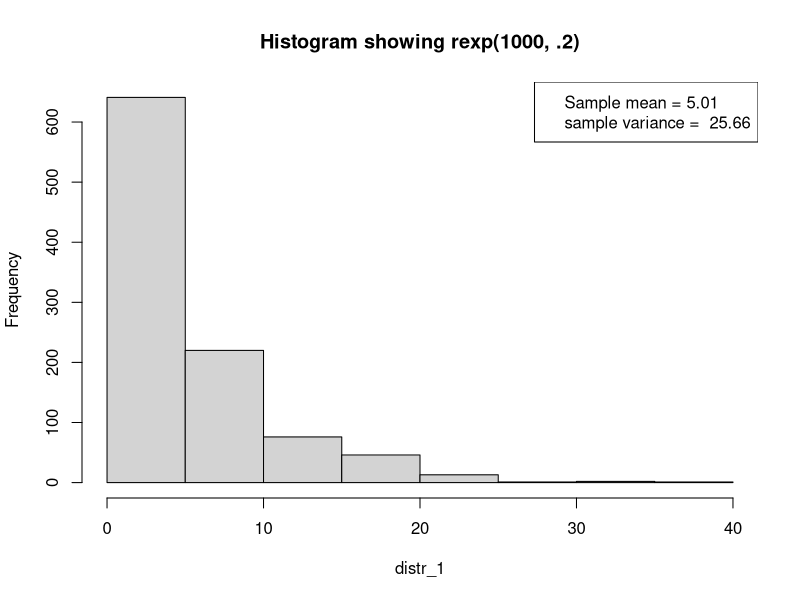
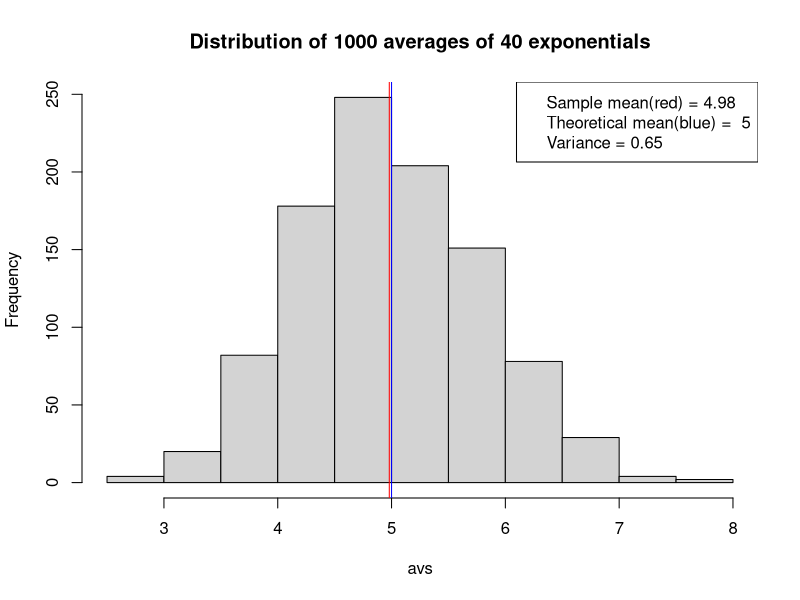
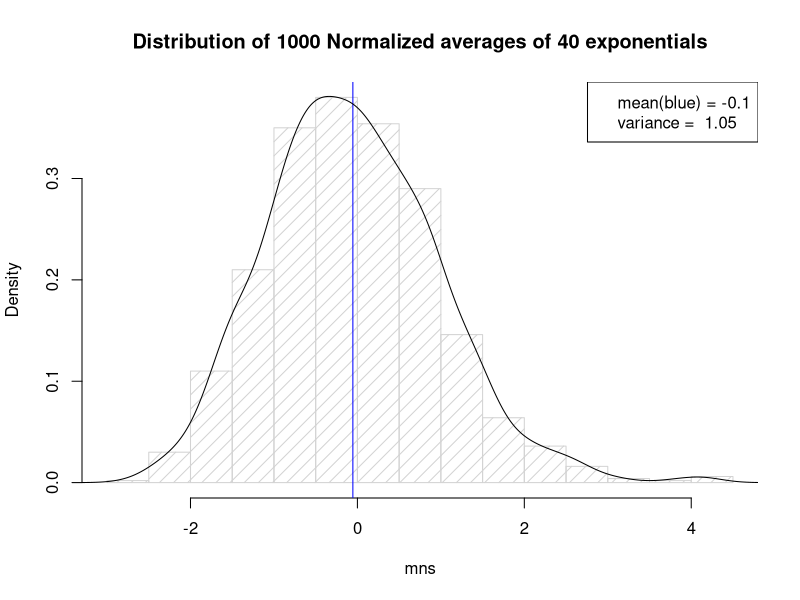

Write R code to recreate these figures, in order.
## ---- chunk 1
theoretical_mean<-5
theoretical_variance<-25
## ---- chunk 2
distr_1<-(rexp(1000, .2))
sample_mean<-mean(distr_1)
sample_variance<-var(distr_1)
hist(distr_1, main = "Histogram showing rexp(1000, .2)")
legend("topright", legend = c(paste("Sample mean =", round(sample_mean, 2)), paste("sample variance = ", round(sample_variance, 2))))
## ---- chunk 3
avs = NULL 
for (i in 1:1000) avs = c(avs, mean(rexp(40, .2)))
a<-mean(avs)
b<-var(avs)
hist(avs, main = "Distribution of 1000 averages of 40 exponentials")
abline(v=a, col="red")
abline(v=theoretical_mean, col="blue")
legend("topright", legend = c(paste("Sample mean(red) =", round(a, 2)), paste("Theoretical mean(blue) = ", (theoretical_mean)), paste("Variance =", round(b, 2))))
## ---- chunk 4
mns = NULL
for (i in 1:1000) mns = c(mns, (mean(rexp(40, .2))-5)/(5/sqrt(40)))
d<-mean(mns)
e<-var(mns)
hist(mns, prob=TRUE, density = 10, ylab = "Density", main = "Distribution of 1000 Normalized averages of 40 exponentials")
abline(v=d, col="blue")
lines(density(mns), col = "black")
legend("topright", legend = c(paste("mean(blue) =", round(d, 1)), paste("variance = ", round(e, 2))))
